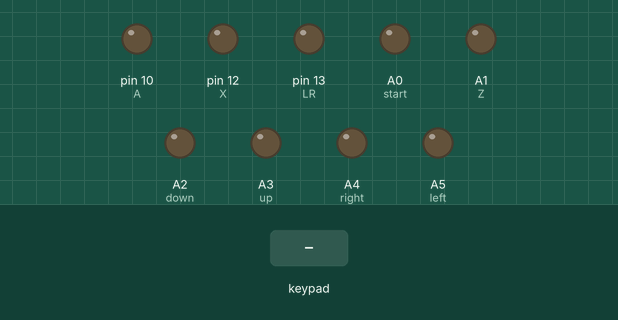
A sketch run on a simulated Arduino Uno, built with avr-gcc and run on an emulated ATmega328P. Shown: output pins drawn as LEDs (lit = HIGH). Inputs (shaded band) come from the test bench.

Above: at 1.2 s.
1.3 s: key '1' pressed
At 1.65 s:
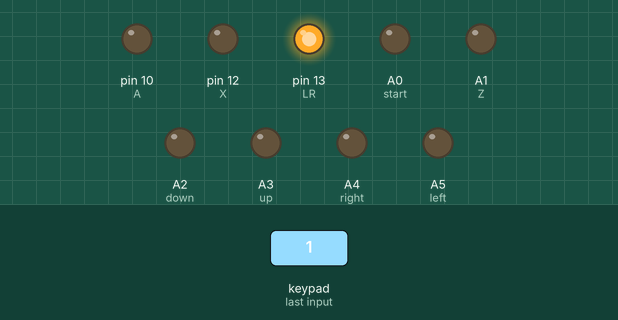
4.3 s: key '0' pressed
7.3 s: key '#' pressed
At 10.0 s:
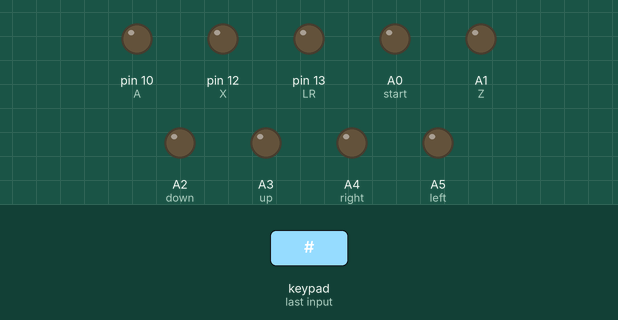
10.3 s: key 'B' pressed
At 15.5 s:
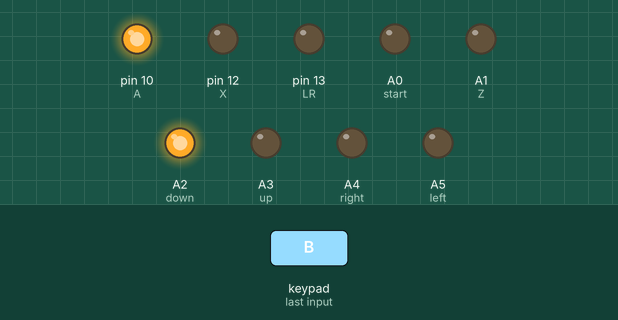
Timing chart, 0 to 16.4 s (numbered marks = the images above; inputs shaded):
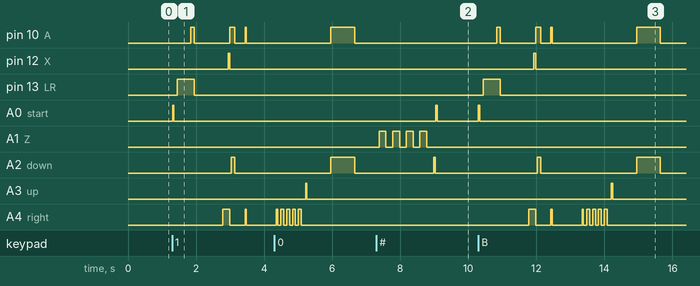

The sketch:

new_keypad_smash.ino
```cpp
#include <Keypad.h>

const int left = A5;
const int right = A4;
const int up = A3;
const int down = A2;
const int Z = A1;
const int start = A0;
const int A = 10;
const int B = 11;
const int X = 12;
const int LR = 13;
char lastKey = "";
const int timeToWait = 500;

const byte ROWS = 4; //four rows
const byte COLS = 4; //three columns
char keys[ROWS][COLS] = {
  {'1','4','7','*'},
  {'2','5','8','0'},
  {'3','6','9','#'},
  {'A','B','C','D'}
};

byte rowPins[ROWS] = {5, 4, 3, 2};
byte colPins[COLS] = {9, 8, 7, 6};

Keypad customKeypad = Keypad( makeKeymap(keys), rowPins, colPins, ROWS, COLS );

void dancingBlade(int direct) {
  for (int x = 0; x < 4; x++) {
    digitalWrite(direct, HIGH);
    digitalWrite(B, HIGH);
    delay(85);
    digitalWrite(direct, LOW);
    digitalWrite(B, LOW);
    delay(85);
  }
  delay(45);
  digitalWrite(up, HIGH);
  digitalWrite(B,HIGH);
  delay(40);
  digitalWrite(up, LOW);
  digitalWrite(B,LOW);
}

void Counter() {
  digitalWrite(down, HIGH);
  delay(10);
  digitalWrite(B, HIGH);
  delay(100);
  digitalWrite(down, LOW);
  digitalWrite(B, LOW);
}

void DolphinSlash() {
  digitalWrite(up, HIGH);
  delay(10);
  digitalWrite(B, HIGH);
  delay(100);
  digitalWrite(up, LOW);
  digitalWrite(B, LOW);
}

void ShieldBreak() {
  digitalWrite(B, HIGH);
  delay(500);
  digitalWrite(B, LOW);
}


void reset() {
  delay(100);
  digitalWrite(LR, HIGH);
  delay(400);
  digitalWrite(A, HIGH);
  delay(100);
  digitalWrite(LR, LOW);
  digitalWrite(A, LOW);
}

void grabDownThrow() {
  for (int x = 0; x < 4; x++) {

    digitalWrite(Z, HIGH);
    delay(200);
    digitalWrite(Z, LOW);
    delay(200);
  }
  digitalWrite(down, HIGH);
  delay(50);
  digitalWrite(down, LOW);

}
void dashDance() {
  for (int x = 0; x < 10; x++){
    digitalWrite(left, LOW);
    digitalWrite(right, HIGH);
    delay(67);
    digitalWrite(right, LOW);
    digitalWrite(left, HIGH);
    delay(67);
  }
  digitalWrite(left, LOW);
}

void leftNeutral() {
  digitalWrite(left, HIGH);
  delay(150);
  digitalWrite(X, HIGH);
  delay(50);
  digitalWrite(X, LOW);
  digitalWrite(left, LOW);
  digitalWrite(A, HIGH);
  delay(100);
  digitalWrite(A, LOW);
}


void rightNeutral() {
  digitalWrite(right, HIGH);
  delay(150);
  digitalWrite(X, HIGH);
  delay(50);
  digitalWrite(X, LOW);
  digitalWrite(right, LOW);
  digitalWrite(A, HIGH);
  delay(50);
  digitalWrite(down, HIGH);
  delay(100);
  digitalWrite(A, LOW);
  digitalWrite(down, LOW);
}


void backAirLeft() {
  digitalWrite(left, HIGH);
  delay(250);
  digitalWrite(left, LOW);
  digitalWrite(right, HIGH);
  delay(50);
  digitalWrite(right, LOW);
  digitalWrite(X, HIGH);
  delay(50);
  digitalWrite(X, LOW);
  digitalWrite(left, HIGH);
  digitalWrite(A, HIGH);
  delay(100);
  digitalWrite(left, LOW);
  digitalWrite(A, LOW);
}

void backAirRight() {
  digitalWrite(right, HIGH);
  delay(250);
  digitalWrite(right, LOW);
  digitalWrite(left, HIGH);
  delay(50);
  digitalWrite(left, LOW);
  digitalWrite(X, HIGH);
  delay(50);
  digitalWrite(X, LOW);
  digitalWrite(right, HIGH);
  digitalWrite(A, HIGH);
  delay(100);
  digitalWrite(right, LOW);
  digitalWrite(A, LOW);
}

void smashAttack(int direct, int wait = 40) {
  digitalWrite(A, HIGH);
  digitalWrite(direct, HIGH);
  delay(wait);
  digitalWrite(A, LOW);
  digitalWrite(direct, LOW);
  delay(350);
}

void button40(int direct) {
   digitalWrite(direct, HIGH);
   delay(40);
   digitalWrite(direct, LOW);
}

void womboCombo() {
  digitalWrite(start, HIGH);
  delay(40);
  digitalWrite(start, LOW);
  reset();
  delay(400);
  button40(B);
  delay(400);
  rightNeutral();
  delay(300);
  smashAttack(right);
  delay(525);
  button40(right);
  delay(100);
  dancingBlade(right);
  delay(700);

  smashAttack(down, 700);
  delay(350);

}

void setup() {
  Serial.begin(9600);
  pinMode(start, OUTPUT);
  pinMode(up, OUTPUT);
  pinMode(down, OUTPUT);
  pinMode(left, OUTPUT);
  pinMode(right, OUTPUT);
  pinMode(A, OUTPUT);
  pinMode(X, OUTPUT);
  pinMode(Z, OUTPUT);
  pinMode(LR, OUTPUT);
}

void loop() {
  // put your main code here, to run repeatedly:
   char key = customKeypad.getKey();
   if (key == '1') {
     womboCombo();

   } else if (key == '2') {

   } else if (key == '3') {

   } else if (key == 'A') {
     button40(A);

   } else if (key == '4') {

   } else if (key == '5') {

   } else if (key == '6') {

   } else if (key == 'B') {
     womboCombo();

   } else if (key == '7') {

   } else if (key == '8') {

   } else if (key == '9') {

   } else if (key == 'C') {
     Counter();

   } else if (key == '*') {
     ShieldBreak();

   } else if (key == '0') {
     grabDownThrow();

   }else if (key == '#' && lastKey == '#') {
     reset();
   } else if (key == '#') {
     button40(start);

   }else if (key == 'D') {
    DolphinSlash();
   }
   lastKey = key;
}
```

Measured:
- after the input at 1.3 s, pin 10 (A): goes HIGH 0.10 s, LOW 1.0 s, HIGH 0.15 s, LOW 0.30 s, HIGH 0.04 s, then LOW, starting after 0.55 s; pin 12 (X): LOW → HIGH after 1.6 s, → LOW 0.05 s later
- after the input at 7.3 s, A0 (start): LOW → HIGH after 1.8 s, → LOW 0.04 s later
- after the input at 10.3 s, pin 10 (A): LOW → HIGH after 0.54 s, → LOW 0.10 s later, → HIGH 1.0 s later, → LOW 0.15 s later, … (8 changes in this stretch); pin 12 (X): LOW → HIGH after 1.6 s, → LOW 0.05 s later
- by itself, A1 (Z): alternates HIGH for 0.20 s and LOW for 0.20 s, 8 changes in all, then stays LOW
